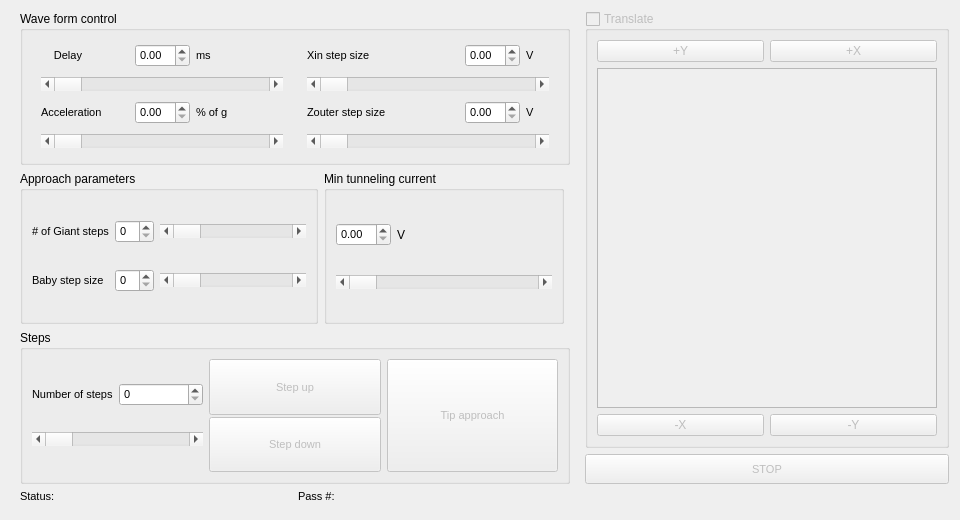
<?xml version="1.0" encoding="UTF-8"?>
<ui version="4.0">
 <class>TipApproach</class>
 <widget class="QWidget" name="TipApproach">
  <property name="enabled">
   <bool>true</bool>
  </property>
  <property name="geometry">
   <rect>
    <x>0</x>
    <y>0</y>
    <width>960</width>
    <height>520</height>
   </rect>
  </property>
  <property name="sizePolicy">
   <sizepolicy hsizetype="Minimum" vsizetype="Minimum">
    <horstretch>0</horstretch>
    <verstretch>0</verstretch>
   </sizepolicy>
  </property>
  <property name="minimumSize">
   <size>
    <width>960</width>
    <height>520</height>
   </size>
  </property>
  <property name="font">
   <font>
    <pointsize>9</pointsize>
   </font>
  </property>
  <property name="windowTitle">
   <string>Tip Approach</string>
  </property>
  <property name="windowIcon">
   <iconset>
    <normaloff>:/menuIcon/tipappriconblack.png</normaloff>:/menuIcon/tipappriconblack.png</iconset>
  </property>
  <layout class="QGridLayout" name="gridLayout_5">
   <item row="2" column="0">
    <widget class="QWidget" name="widget_Status_TipAppr" native="true">
     <property name="sizePolicy">
      <sizepolicy hsizetype="Preferred" vsizetype="Fixed">
       <horstretch>0</horstretch>
       <verstretch>0</verstretch>
      </sizepolicy>
     </property>
     <property name="minimumSize">
      <size>
       <width>0</width>
       <height>18</height>
      </size>
     </property>
     <property name="font">
      <font>
       <pointsize>8</pointsize>
      </font>
     </property>
     <layout class="QGridLayout" name="gridLayout_10">
      <property name="topMargin">
       <number>0</number>
      </property>
      <property name="bottomMargin">
       <number>6</number>
      </property>
      <item row="0" column="0">
       <widget class="QLabel" name="label_14">
        <property name="text">
         <string>Status:</string>
        </property>
        <property name="alignment">
         <set>Qt::AlignBottom|Qt::AlignLeading|Qt::AlignLeft</set>
        </property>
       </widget>
      </item>
      <item row="0" column="1">
       <widget class="QLabel" name="label_Status_Status">
        <property name="text">
         <string/>
        </property>
        <property name="alignment">
         <set>Qt::AlignBottom|Qt::AlignLeading|Qt::AlignLeft</set>
        </property>
       </widget>
      </item>
      <item row="0" column="2">
       <widget class="QLabel" name="label_15">
        <property name="text">
         <string>Pass #:</string>
        </property>
        <property name="alignment">
         <set>Qt::AlignBottom|Qt::AlignLeading|Qt::AlignLeft</set>
        </property>
       </widget>
      </item>
      <item row="0" column="3">
       <widget class="QLabel" name="label_Pass_Status">
        <property name="text">
         <string/>
        </property>
        <property name="alignment">
         <set>Qt::AlignBottom|Qt::AlignLeading|Qt::AlignLeft</set>
        </property>
       </widget>
      </item>
     </layout>
    </widget>
   </item>
   <item row="0" column="0" rowspan="2">
    <widget class="QWidget" name="widget_7" native="true">
     <layout class="QGridLayout" name="gridLayout_6">
      <property name="topMargin">
       <number>0</number>
      </property>
      <property name="bottomMargin">
       <number>0</number>
      </property>
      <item row="2" column="0" colspan="3">
       <widget class="QGroupBox" name="groupBox_Steps_TipAppr">
        <property name="enabled">
         <bool>true</bool>
        </property>
        <property name="sizePolicy">
         <sizepolicy hsizetype="Preferred" vsizetype="Preferred">
          <horstretch>0</horstretch>
          <verstretch>0</verstretch>
         </sizepolicy>
        </property>
        <property name="title">
         <string>Steps</string>
        </property>
        <layout class="QGridLayout" name="gridLayout_2">
         <item row="0" column="2">
          <widget class="QWidget" name="widget_6" native="true">
           <layout class="QVBoxLayout" name="verticalLayout_9">
            <property name="spacing">
             <number>2</number>
            </property>
            <property name="leftMargin">
             <number>0</number>
            </property>
            <property name="topMargin">
             <number>0</number>
            </property>
            <property name="rightMargin">
             <number>0</number>
            </property>
            <property name="bottomMargin">
             <number>0</number>
            </property>
            <item>
             <widget class="QPushButton" name="pushButton_TipAppr_Steps">
              <property name="enabled">
               <bool>false</bool>
              </property>
              <property name="sizePolicy">
               <sizepolicy hsizetype="Minimum" vsizetype="Minimum">
                <horstretch>0</horstretch>
                <verstretch>0</verstretch>
               </sizepolicy>
              </property>
              <property name="font">
               <font>
                <pointsize>8</pointsize>
               </font>
              </property>
              <property name="text">
               <string>Tip approach</string>
              </property>
             </widget>
            </item>
           </layout>
          </widget>
         </item>
         <item row="0" column="0">
          <widget class="QWidget" name="widget" native="true">
           <layout class="QVBoxLayout" name="verticalLayout_4">
            <property name="spacing">
             <number>2</number>
            </property>
            <property name="leftMargin">
             <number>0</number>
            </property>
            <property name="topMargin">
             <number>0</number>
            </property>
            <property name="rightMargin">
             <number>0</number>
            </property>
            <property name="bottomMargin">
             <number>0</number>
            </property>
            <item>
             <layout class="QHBoxLayout" name="horizontalLayout_7">
              <property name="spacing">
               <number>2</number>
              </property>
              <item>
               <widget class="QLabel" name="label_11">
                <property name="font">
                 <font>
                  <pointsize>8</pointsize>
                 </font>
                </property>
                <property name="text">
                 <string>Number of steps</string>
                </property>
               </widget>
              </item>
              <item>
               <widget class="QSpinBox" name="spinBox_NumInput_Steps">
                <property name="font">
                 <font>
                  <pointsize>8</pointsize>
                 </font>
                </property>
               </widget>
              </item>
             </layout>
            </item>
            <item>
             <widget class="QScrollBar" name="scrollBar_NumInput_Steps">
              <property name="orientation">
               <enum>Qt::Horizontal</enum>
              </property>
             </widget>
            </item>
            <item>
             <spacer name="horizontalSpacer_2">
              <property name="orientation">
               <enum>Qt::Horizontal</enum>
              </property>
              <property name="sizeType">
               <enum>QSizePolicy::Minimum</enum>
              </property>
              <property name="sizeHint" stdset="0">
               <size>
                <width>40</width>
                <height>0</height>
               </size>
              </property>
             </spacer>
            </item>
           </layout>
          </widget>
         </item>
         <item row="0" column="1">
          <widget class="QWidget" name="widget_2" native="true">
           <layout class="QVBoxLayout" name="verticalLayout_6">
            <property name="spacing">
             <number>2</number>
            </property>
            <property name="leftMargin">
             <number>0</number>
            </property>
            <property name="topMargin">
             <number>0</number>
            </property>
            <property name="rightMargin">
             <number>0</number>
            </property>
            <property name="bottomMargin">
             <number>0</number>
            </property>
            <item>
             <widget class="QPushButton" name="pushButton_Up_Steps">
              <property name="enabled">
               <bool>false</bool>
              </property>
              <property name="sizePolicy">
               <sizepolicy hsizetype="Minimum" vsizetype="Minimum">
                <horstretch>0</horstretch>
                <verstretch>0</verstretch>
               </sizepolicy>
              </property>
              <property name="font">
               <font>
                <pointsize>8</pointsize>
               </font>
              </property>
              <property name="text">
               <string>Step up</string>
              </property>
             </widget>
            </item>
            <item>
             <widget class="QPushButton" name="pushButton_Down_Steps">
              <property name="enabled">
               <bool>false</bool>
              </property>
              <property name="sizePolicy">
               <sizepolicy hsizetype="Minimum" vsizetype="Minimum">
                <horstretch>0</horstretch>
                <verstretch>0</verstretch>
               </sizepolicy>
              </property>
              <property name="font">
               <font>
                <pointsize>8</pointsize>
               </font>
              </property>
              <property name="text">
               <string>Step down</string>
              </property>
             </widget>
            </item>
            <item>
             <spacer name="horizontalSpacer_3">
              <property name="orientation">
               <enum>Qt::Horizontal</enum>
              </property>
              <property name="sizeType">
               <enum>QSizePolicy::Minimum</enum>
              </property>
              <property name="sizeHint" stdset="0">
               <size>
                <width>40</width>
                <height>0</height>
               </size>
              </property>
             </spacer>
            </item>
           </layout>
          </widget>
         </item>
        </layout>
       </widget>
      </item>
      <item row="1" column="0">
       <widget class="QGroupBox" name="groupBox_ApprPar_TipAppr">
        <property name="enabled">
         <bool>true</bool>
        </property>
        <property name="title">
         <string>Approach parameters</string>
        </property>
        <layout class="QGridLayout" name="gridLayout_4">
         <item row="3" column="2">
          <widget class="QScrollBar" name="scrollBar_BstepInput_ApprPar">
           <property name="sizePolicy">
            <sizepolicy hsizetype="Minimum" vsizetype="Fixed">
             <horstretch>0</horstretch>
             <verstretch>0</verstretch>
            </sizepolicy>
           </property>
           <property name="minimumSize">
            <size>
             <width>120</width>
             <height>0</height>
            </size>
           </property>
           <property name="orientation">
            <enum>Qt::Horizontal</enum>
           </property>
          </widget>
         </item>
         <item row="1" column="0">
          <widget class="QLabel" name="label_9">
           <property name="sizePolicy">
            <sizepolicy hsizetype="Minimum" vsizetype="Preferred">
             <horstretch>0</horstretch>
             <verstretch>0</verstretch>
            </sizepolicy>
           </property>
           <property name="font">
            <font>
             <pointsize>8</pointsize>
            </font>
           </property>
           <property name="text">
            <string># of Giant steps</string>
           </property>
          </widget>
         </item>
         <item row="3" column="1">
          <widget class="QSpinBox" name="spinBox_GstepInput_ApprPar">
           <property name="font">
            <font>
             <pointsize>8</pointsize>
            </font>
           </property>
          </widget>
         </item>
         <item row="1" column="1">
          <widget class="QSpinBox" name="spinBox_BstepInput_ApprPar">
           <property name="font">
            <font>
             <pointsize>8</pointsize>
            </font>
           </property>
          </widget>
         </item>
         <item row="3" column="0">
          <widget class="QLabel" name="label_10">
           <property name="sizePolicy">
            <sizepolicy hsizetype="Minimum" vsizetype="Preferred">
             <horstretch>0</horstretch>
             <verstretch>0</verstretch>
            </sizepolicy>
           </property>
           <property name="font">
            <font>
             <pointsize>8</pointsize>
            </font>
           </property>
           <property name="text">
            <string>Baby step size</string>
           </property>
          </widget>
         </item>
         <item row="1" column="2">
          <widget class="QScrollBar" name="scrollBar_GstepInput_ApprPar">
           <property name="sizePolicy">
            <sizepolicy hsizetype="Minimum" vsizetype="Fixed">
             <horstretch>0</horstretch>
             <verstretch>0</verstretch>
            </sizepolicy>
           </property>
           <property name="minimumSize">
            <size>
             <width>120</width>
             <height>0</height>
            </size>
           </property>
           <property name="orientation">
            <enum>Qt::Horizontal</enum>
           </property>
          </widget>
         </item>
         <item row="2" column="2">
          <spacer name="horizontalSpacer_4">
           <property name="orientation">
            <enum>Qt::Horizontal</enum>
           </property>
           <property name="sizeHint" stdset="0">
            <size>
             <width>40</width>
             <height>0</height>
            </size>
           </property>
          </spacer>
         </item>
        </layout>
       </widget>
      </item>
      <item row="0" column="0" colspan="3">
       <widget class="QGroupBox" name="groupBox_WaveForm_TipAppr">
        <property name="enabled">
         <bool>true</bool>
        </property>
        <property name="sizePolicy">
         <sizepolicy hsizetype="Preferred" vsizetype="Minimum">
          <horstretch>0</horstretch>
          <verstretch>0</verstretch>
         </sizepolicy>
        </property>
        <property name="title">
         <string>Wave form control</string>
        </property>
        <layout class="QGridLayout" name="gridLayout_9">
         <item row="0" column="0">
          <widget class="QWidget" name="widget_4" native="true">
           <property name="sizePolicy">
            <sizepolicy hsizetype="Preferred" vsizetype="Preferred">
             <horstretch>0</horstretch>
             <verstretch>0</verstretch>
            </sizepolicy>
           </property>
           <layout class="QGridLayout" name="gridLayout_8">
            <property name="topMargin">
             <number>0</number>
            </property>
            <property name="bottomMargin">
             <number>0</number>
            </property>
            <item row="3" column="0" colspan="5">
             <widget class="QScrollBar" name="horizontalScrollBar_2">
              <property name="enabled">
               <bool>true</bool>
              </property>
              <property name="orientation">
               <enum>Qt::Horizontal</enum>
              </property>
             </widget>
            </item>
            <item row="1" column="0" colspan="5">
             <widget class="QScrollBar" name="horizontalScrollBar">
              <property name="enabled">
               <bool>true</bool>
              </property>
              <property name="orientation">
               <enum>Qt::Horizontal</enum>
              </property>
             </widget>
            </item>
            <item row="0" column="3">
             <widget class="QLabel" name="label_2">
              <property name="font">
               <font>
                <pointsize>8</pointsize>
               </font>
              </property>
              <property name="text">
               <string>ms</string>
              </property>
             </widget>
            </item>
            <item row="2" column="0" colspan="2">
             <widget class="QLabel" name="label_3">
              <property name="sizePolicy">
               <sizepolicy hsizetype="Minimum" vsizetype="Preferred">
                <horstretch>0</horstretch>
                <verstretch>0</verstretch>
               </sizepolicy>
              </property>
              <property name="font">
               <font>
                <pointsize>8</pointsize>
               </font>
              </property>
              <property name="text">
               <string>Acceleration</string>
              </property>
             </widget>
            </item>
            <item row="0" column="0">
             <widget class="QLabel" name="label">
              <property name="sizePolicy">
               <sizepolicy hsizetype="Preferred" vsizetype="Preferred">
                <horstretch>0</horstretch>
                <verstretch>0</verstretch>
               </sizepolicy>
              </property>
              <property name="maximumSize">
               <size>
                <width>16777215</width>
                <height>16777209</height>
               </size>
              </property>
              <property name="font">
               <font>
                <pointsize>8</pointsize>
               </font>
              </property>
              <property name="layoutDirection">
               <enum>Qt::LeftToRight</enum>
              </property>
              <property name="text">
               <string>Delay</string>
              </property>
              <property name="alignment">
               <set>Qt::AlignRight|Qt::AlignTrailing|Qt::AlignVCenter</set>
              </property>
              <property name="margin">
               <number>0</number>
              </property>
             </widget>
            </item>
            <item row="0" column="2">
             <widget class="QDoubleSpinBox" name="spinBox_DelayInput_WaveForm">
              <property name="enabled">
               <bool>true</bool>
              </property>
              <property name="font">
               <font>
                <pointsize>8</pointsize>
               </font>
              </property>
             </widget>
            </item>
            <item row="2" column="2">
             <widget class="QDoubleSpinBox" name="spinBox_AcceInput_WaveForm">
              <property name="enabled">
               <bool>true</bool>
              </property>
              <property name="font">
               <font>
                <pointsize>8</pointsize>
               </font>
              </property>
             </widget>
            </item>
            <item row="2" column="3">
             <widget class="QLabel" name="label_4">
              <property name="font">
               <font>
                <pointsize>8</pointsize>
               </font>
              </property>
              <property name="text">
               <string>% of g</string>
              </property>
             </widget>
            </item>
           </layout>
          </widget>
         </item>
         <item row="0" column="1">
          <widget class="QWidget" name="widget_8" native="true">
           <layout class="QGridLayout" name="gridLayout_7">
            <property name="topMargin">
             <number>0</number>
            </property>
            <property name="bottomMargin">
             <number>0</number>
            </property>
            <item row="2" column="5">
             <widget class="QLabel" name="label_8">
              <property name="font">
               <font>
                <pointsize>8</pointsize>
               </font>
              </property>
              <property name="text">
               <string>V</string>
              </property>
             </widget>
            </item>
            <item row="1" column="0" colspan="6">
             <widget class="QScrollBar" name="scrollBar_XstepInput_WaveForm">
              <property name="enabled">
               <bool>true</bool>
              </property>
              <property name="maximum">
               <number>65535</number>
              </property>
              <property name="orientation">
               <enum>Qt::Horizontal</enum>
              </property>
             </widget>
            </item>
            <item row="0" column="0">
             <widget class="QLabel" name="label_5">
              <property name="sizePolicy">
               <sizepolicy hsizetype="Minimum" vsizetype="Preferred">
                <horstretch>0</horstretch>
                <verstretch>0</verstretch>
               </sizepolicy>
              </property>
              <property name="font">
               <font>
                <pointsize>8</pointsize>
               </font>
              </property>
              <property name="text">
               <string>Xin step size</string>
              </property>
             </widget>
            </item>
            <item row="2" column="0" colspan="2">
             <widget class="QLabel" name="label_7">
              <property name="sizePolicy">
               <sizepolicy hsizetype="Minimum" vsizetype="Preferred">
                <horstretch>0</horstretch>
                <verstretch>0</verstretch>
               </sizepolicy>
              </property>
              <property name="font">
               <font>
                <pointsize>8</pointsize>
               </font>
              </property>
              <property name="text">
               <string>Zouter step size</string>
              </property>
             </widget>
            </item>
            <item row="3" column="0" colspan="6">
             <widget class="QScrollBar" name="scrollBar_ZstepInput_WaveForm">
              <property name="enabled">
               <bool>true</bool>
              </property>
              <property name="maximum">
               <number>65535</number>
              </property>
              <property name="orientation">
               <enum>Qt::Horizontal</enum>
              </property>
             </widget>
            </item>
            <item row="0" column="5">
             <widget class="QLabel" name="label_6">
              <property name="font">
               <font>
                <pointsize>8</pointsize>
               </font>
              </property>
              <property name="text">
               <string>V</string>
              </property>
             </widget>
            </item>
            <item row="2" column="4">
             <widget class="QDoubleSpinBox" name="spinBox_ZouterInput_WaveForm">
              <property name="enabled">
               <bool>true</bool>
              </property>
              <property name="font">
               <font>
                <pointsize>8</pointsize>
               </font>
              </property>
             </widget>
            </item>
            <item row="0" column="4">
             <widget class="QDoubleSpinBox" name="spinBox_XstepInput_WaveForm">
              <property name="enabled">
               <bool>true</bool>
              </property>
              <property name="font">
               <font>
                <pointsize>8</pointsize>
               </font>
              </property>
             </widget>
            </item>
           </layout>
          </widget>
         </item>
        </layout>
       </widget>
      </item>
      <item row="1" column="1">
       <widget class="QGroupBox" name="groupBox_MInCurr_TipAppr">
        <property name="enabled">
         <bool>true</bool>
        </property>
        <property name="sizePolicy">
         <sizepolicy hsizetype="Minimum" vsizetype="Preferred">
          <horstretch>0</horstretch>
          <verstretch>0</verstretch>
         </sizepolicy>
        </property>
        <property name="minimumSize">
         <size>
          <width>240</width>
          <height>0</height>
         </size>
        </property>
        <property name="title">
         <string>Min tunneling current</string>
        </property>
        <layout class="QGridLayout" name="gridLayout_11">
         <item row="0" column="1">
          <widget class="QLabel" name="label_13">
           <property name="text">
            <string>V</string>
           </property>
          </widget>
         </item>
         <item row="0" column="0">
          <widget class="QDoubleSpinBox" name="spinBox_Input_MInCurr">
           <property name="sizePolicy">
            <sizepolicy hsizetype="Maximum" vsizetype="Fixed">
             <horstretch>0</horstretch>
             <verstretch>0</verstretch>
            </sizepolicy>
           </property>
           <property name="minimumSize">
            <size>
             <width>0</width>
             <height>0</height>
            </size>
           </property>
           <property name="font">
            <font>
             <pointsize>8</pointsize>
             <underline>false</underline>
            </font>
           </property>
          </widget>
         </item>
         <item row="5" column="0" colspan="2">
          <widget class="QScrollBar" name="scrollBar_Input_MInCurr">
           <property name="minimumSize">
            <size>
             <width>160</width>
             <height>0</height>
            </size>
           </property>
           <property name="orientation">
            <enum>Qt::Horizontal</enum>
           </property>
          </widget>
         </item>
         <item row="6" column="0" colspan="2">
          <spacer name="horizontalSpacer">
           <property name="orientation">
            <enum>Qt::Horizontal</enum>
           </property>
           <property name="sizeType">
            <enum>QSizePolicy::Expanding</enum>
           </property>
           <property name="sizeHint" stdset="0">
            <size>
             <width>40</width>
             <height>0</height>
            </size>
           </property>
          </spacer>
         </item>
        </layout>
       </widget>
      </item>
     </layout>
    </widget>
   </item>
   <item row="0" column="1">
    <widget class="QGroupBox" name="groupBox_Trans_TipAppr">
     <property name="enabled">
      <bool>false</bool>
     </property>
     <property name="sizePolicy">
      <sizepolicy hsizetype="Minimum" vsizetype="Minimum">
       <horstretch>0</horstretch>
       <verstretch>0</verstretch>
      </sizepolicy>
     </property>
     <property name="minimumSize">
      <size>
       <width>0</width>
       <height>0</height>
      </size>
     </property>
     <property name="title">
      <string>Translate</string>
     </property>
     <property name="checkable">
      <bool>true</bool>
     </property>
     <property name="checked">
      <bool>false</bool>
     </property>
     <layout class="QGridLayout" name="gridLayout">
      <property name="leftMargin">
       <number>9</number>
      </property>
      <property name="topMargin">
       <number>9</number>
      </property>
      <property name="rightMargin">
       <number>9</number>
      </property>
      <property name="bottomMargin">
       <number>9</number>
      </property>
      <item row="2" column="0" colspan="2">
       <widget class="QTextBrowser" name="Display_Trans">
        <property name="sizePolicy">
         <sizepolicy hsizetype="Fixed" vsizetype="Fixed">
          <horstretch>0</horstretch>
          <verstretch>0</verstretch>
         </sizepolicy>
        </property>
        <property name="minimumSize">
         <size>
          <width>340</width>
          <height>340</height>
         </size>
        </property>
       </widget>
      </item>
      <item row="0" column="1">
       <widget class="QPushButton" name="pushButton_Xfwd_Trans">
        <property name="text">
         <string>+X</string>
        </property>
       </widget>
      </item>
      <item row="3" column="1">
       <widget class="QPushButton" name="pushButton_Ybkwd_Trans">
        <property name="text">
         <string>-Y</string>
        </property>
       </widget>
      </item>
      <item row="3" column="0">
       <widget class="QPushButton" name="pushButton_Xbkwd_Trans">
        <property name="text">
         <string>-X</string>
        </property>
       </widget>
      </item>
      <item row="0" column="0">
       <widget class="QPushButton" name="pushButton_Yfwd_Trans">
        <property name="text">
         <string>+Y</string>
        </property>
       </widget>
      </item>
     </layout>
    </widget>
   </item>
   <item row="1" column="1">
    <widget class="QPushButton" name="pushButton_STOP_Steps">
     <property name="enabled">
      <bool>false</bool>
     </property>
     <property name="sizePolicy">
      <sizepolicy hsizetype="Minimum" vsizetype="Minimum">
       <horstretch>0</horstretch>
       <verstretch>0</verstretch>
      </sizepolicy>
     </property>
     <property name="font">
      <font>
       <pointsize>8</pointsize>
      </font>
     </property>
     <property name="text">
      <string>STOP</string>
     </property>
    </widget>
   </item>
  </layout>
 </widget>
 <resources>
  <include location="logo.qrc"/>
 </resources>
 <connections/>
</ui>
